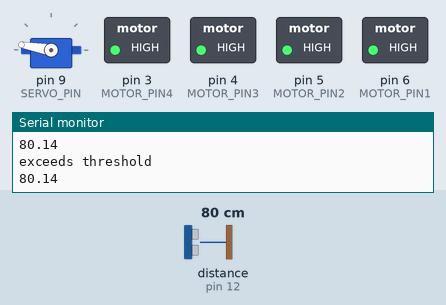
Recording of a sketch running on a simulated Arduino Uno, built with avr-gcc and run on an emulated ATmega328P. Shown: servo, switched loads named in the sketch (green lamp = pin HIGH), the last lines printed to the serial monitor. Wiring (inferred from the names in the program): ultrasonic range finder: trigger pin 13; echo pin 12. The test bench sets the inputs (shaded band); at power-on: distance to the obstacle (sensor on pin 12) 80 cm. The echo pulse lasts 58.3 µs per cm; pins used as bus, display or sensor lines are not drawn.

Above: at 11.2 s.
11.3 s: distance to the obstacle (sensor on pin 12) set to 13 cm
12.8 s: distance to the obstacle (sensor on pin 12) set to 10 cm
At 14.2 s:
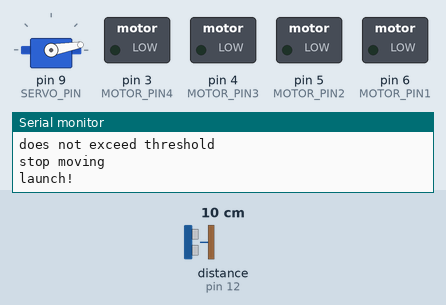
15.8 s: distance to the obstacle (sensor on pin 12) set to 120 cm
At 17.9 s:
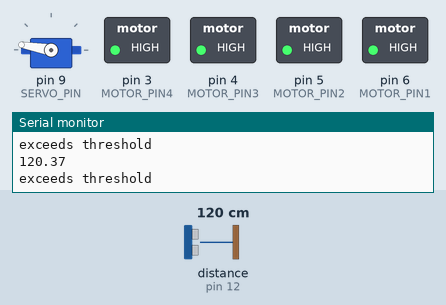
18.3 s: distance to the obstacle (sensor on pin 12) set to 2 cm
At 21.5 s:
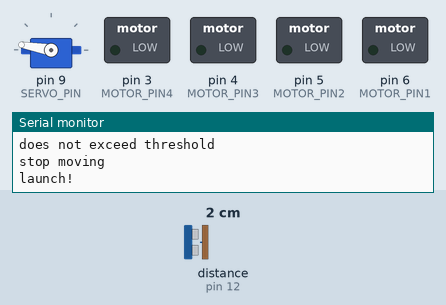
Timing chart, 0 to 22.3 s (numbered marks = the images above; inputs shaded):
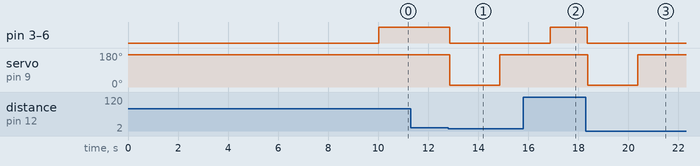

The sketch:

arduino.ino
```cpp
#include <Servo.h>
int TRIG_PIN = 13;
int ECHO_PIN = 12;
int MOTOR_PIN1 = 6;
int MOTOR_PIN2 = 5;
int MOTOR_PIN3 = 4;
int MOTOR_PIN4 = 3;
int SERVO_PIN = 9;
float SPEED_OF_SOUND = 0.0345;
int THRESHOLD = 11; // distance from sensor to obstacle

int SERVO_REST_DEGREE = 170;
int SERVO_LAUNCH_DEGREE = 10;

bool IS_MOVING = false;
int COUNTER = 0;

Servo SERVO;

//start moving forward
void startMoving() {
  digitalWrite(MOTOR_PIN1, HIGH);
  digitalWrite(MOTOR_PIN2, HIGH);
  digitalWrite(MOTOR_PIN3, HIGH);
  digitalWrite(MOTOR_PIN4, HIGH);
}

//stop moving
void stopMoving() {
  digitalWrite(MOTOR_PIN1, LOW);
  digitalWrite(MOTOR_PIN2, LOW);
  digitalWrite(MOTOR_PIN3, LOW);
  digitalWrite(MOTOR_PIN4, LOW);
}

void setup() {
  pinMode(MOTOR_PIN1, OUTPUT);
  pinMode(MOTOR_PIN2, OUTPUT);
  pinMode(MOTOR_PIN3, OUTPUT);
  pinMode(MOTOR_PIN4, OUTPUT);
  pinMode(TRIG_PIN, OUTPUT);
  digitalWrite(TRIG_PIN, LOW);
  pinMode(ECHO_PIN, INPUT);
  Serial.begin(9600);
  SERVO.attach(SERVO_PIN, 1000, 2000);
  SERVO.write(SERVO_REST_DEGREE);

  delay(10000);
}


void launchBall() {
  //code to launch ball
  Serial.println("launch!");
  SERVO.write(SERVO_LAUNCH_DEGREE);
  delay(2000);
  SERVO.write(SERVO_REST_DEGREE);
  delay(2000);
}

//get distance from wall in centimeter
float getDistanceFromWall() {
  digitalWrite(TRIG_PIN, HIGH);
  delayMicroseconds(10);
  digitalWrite(TRIG_PIN, LOW);
  int microsecs = pulseIn(ECHO_PIN, HIGH);
  float cms = microsecs * SPEED_OF_SOUND / 2;
  Serial.println(cms);
  return cms;
}

void loop() {
  delay(10);
  SERVO.write(SERVO_REST_DEGREE);
  float distance = getDistanceFromWall();
  if (distance > THRESHOLD || distance <= 0) {//distance > threshold
    Serial.println("exceeds threshold");
    if (!IS_MOVING) {
      Serial.println("start moving");
      startMoving();
      IS_MOVING = true;

    }
  } else {//distance <= threshold
    Serial.println("does not exceed threshold");
    if (IS_MOVING) {
      Serial.println("stop moving");
      stopMoving();
      IS_MOVING = false;
    }
    launchBall();
  }
}
```

Measured:
- the behaviour switches between 12 and 11 cm on distance to the obstacle (sensor on pin 12) (found by bisection; images 0 and 1)
- after the input at 12.8 s, pin 3 (MOTOR_PIN4), pin 4 (MOTOR_PIN3), pin 5 (MOTOR_PIN2), pin 6 (MOTOR_PIN1): HIGH → LOW after 0.05 s; servo on pin 9 (SERVO_PIN): 170° → 10° after 0.06 s, → 170° 2.0 s later
- after the input at 15.8 s, pin 3 (MOTOR_PIN4), pin 4 (MOTOR_PIN3), pin 5 (MOTOR_PIN2), pin 6 (MOTOR_PIN1): LOW → HIGH after 1.1 s; servo on pin 9 (SERVO_PIN): stays 170° (without the input it goes to 10° after 1.1 s)
- after the input at 18.3 s, pin 3 (MOTOR_PIN4), pin 4 (MOTOR_PIN3), pin 5 (MOTOR_PIN2), pin 6 (MOTOR_PIN1): HIGH → LOW after 0.06 s; servo on pin 9 (SERVO_PIN): 170° → 10° after 0.07 s, → 170° 2.0 s later
